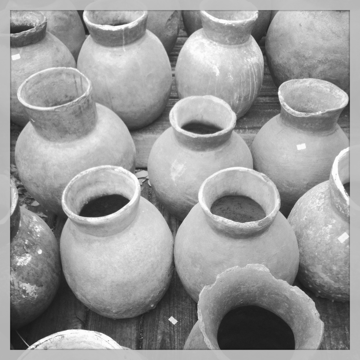
%> input picture Labs/Lab4/Source Code/image.png, 360 x 360 px
$ octave lab4.m   (GNU Octave 9; MATLAB toolbox functions it lacks are replaced by stand-ins)
%> lines starting %> are read from the running program, lines starting %| are printed output that depends on the picture
image = imread('image.png');
%> image is the input picture: size 360x360 uint8; min 20, max 255, mean 154.3
[rows, columns, numberOfColorChannels] = size(image);
%> rows = 360; columns = 360; numberOfColorChannels = 1

% Display the original image
figure(1)
imshow(image);
title('Original Image');


% add padding 1/4 size of the image
Im1 = padarray(image, 1/4*[rows columns], 0, 'both');
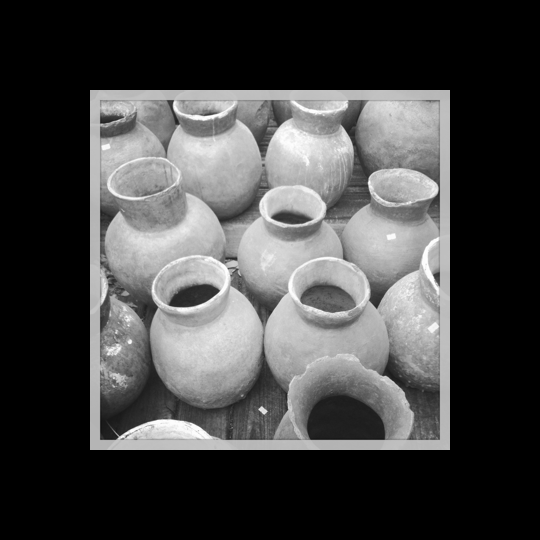
%> Im1: size 540x540 uint8; min 0, max 255, mean 68.6


figure(2)
imshow(Im1);
title('Padded Image');

T1 = maketform('affine', [1 0 0; 0 1 0; 90 90 1]);
Im2 = imtransform(Im1, T1, ...
'XData',[1 size(Im1,1)], 'YData',[1 size(Im1,2)]);
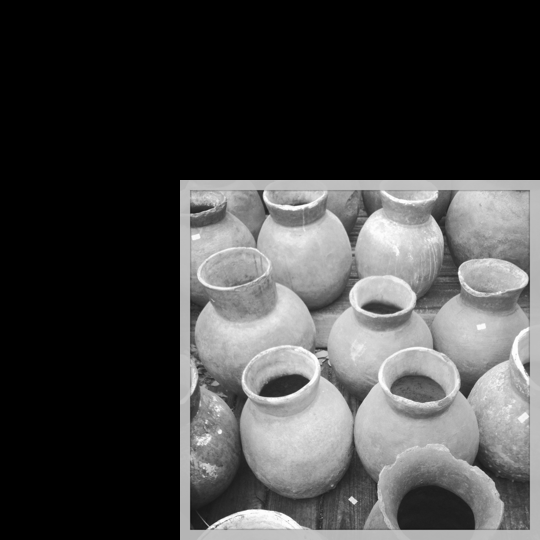
%> Im2: size 540x540 uint8; min 0, max 255, mean 68.6; mean of the top-left, top-right, bottom-left and bottom-right quarters 18.5, 56.8, 47.2, 151.8

figure(3)
imshow(Im2)


% [30 lines of commented-out code are left out]
